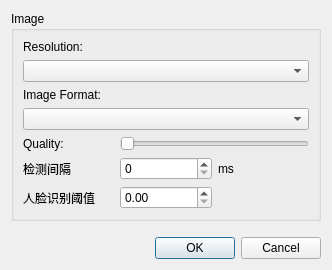
<?xml version="1.0" encoding="UTF-8"?>
<ui version="4.0">
 <class>ImageSettingsUi</class>
 <widget class="QDialog" name="ImageSettingsUi">
  <property name="geometry">
   <rect>
    <x>0</x>
    <y>0</y>
    <width>332</width>
    <height>270</height>
   </rect>
  </property>
  <property name="windowTitle">
   <string>Image Settings</string>
  </property>
  <layout class="QGridLayout" name="gridLayout">
   <item row="0" column="0">
    <widget class="QGroupBox" name="groupBox_2">
     <property name="title">
      <string>Image</string>
     </property>
     <layout class="QGridLayout" name="gridLayout_2">
      <item row="6" column="0">
       <widget class="QLabel" name="label">
        <property name="text">
         <string>检测间隔</string>
        </property>
       </widget>
      </item>
      <item row="8" column="1">
       <widget class="QDoubleSpinBox" name="threshold"/>
      </item>
      <item row="2" column="0" colspan="3">
       <widget class="QLabel" name="label_6">
        <property name="text">
         <string>Image Format:</string>
        </property>
       </widget>
      </item>
      <item row="8" column="0">
       <widget class="QLabel" name="label_2">
        <property name="text">
         <string>人脸识别阈值</string>
        </property>
       </widget>
      </item>
      <item row="1" column="0" colspan="3">
       <widget class="QComboBox" name="imageResolutionBox"/>
      </item>
      <item row="3" column="0" colspan="3">
       <widget class="QComboBox" name="imageCodecBox"/>
      </item>
      <item row="4" column="0">
       <widget class="QLabel" name="label_7">
        <property name="text">
         <string>Quality:</string>
        </property>
       </widget>
      </item>
      <item row="4" column="1" colspan="2">
       <widget class="QSlider" name="imageQualitySlider">
        <property name="maximum">
         <number>4</number>
        </property>
        <property name="orientation">
         <enum>Qt::Horizontal</enum>
        </property>
       </widget>
      </item>
      <item row="0" column="0" colspan="3">
       <widget class="QLabel" name="label_8">
        <property name="text">
         <string>Resolution:</string>
        </property>
       </widget>
      </item>
      <item row="6" column="2">
       <widget class="QLabel" name="label_3">
        <property name="text">
         <string>ms</string>
        </property>
       </widget>
      </item>
      <item row="6" column="1">
       <widget class="QSpinBox" name="detectInterval">
        <property name="maximum">
         <number>5000</number>
        </property>
       </widget>
      </item>
     </layout>
    </widget>
   </item>
   <item row="1" column="0">
    <spacer name="verticalSpacer">
     <property name="orientation">
      <enum>Qt::Vertical</enum>
     </property>
     <property name="sizeHint" stdset="0">
      <size>
       <width>20</width>
       <height>14</height>
      </size>
     </property>
    </spacer>
   </item>
   <item row="2" column="0">
    <widget class="QDialogButtonBox" name="buttonBox">
     <property name="orientation">
      <enum>Qt::Horizontal</enum>
     </property>
     <property name="standardButtons">
      <set>QDialogButtonBox::Cancel|QDialogButtonBox::Ok</set>
     </property>
    </widget>
   </item>
  </layout>
 </widget>
 <resources/>
 <connections>
  <connection>
   <sender>buttonBox</sender>
   <signal>accepted()</signal>
   <receiver>ImageSettingsUi</receiver>
   <slot>accept()</slot>
   <hints>
    <hint type="sourcelabel">
     <x>322</x>
     <y>272</y>
    </hint>
    <hint type="destinationlabel">
     <x>44</x>
     <y>230</y>
    </hint>
   </hints>
  </connection>
  <connection>
   <sender>buttonBox</sender>
   <signal>rejected()</signal>
   <receiver>ImageSettingsUi</receiver>
   <slot>reject()</slot>
   <hints>
    <hint type="sourcelabel">
     <x>405</x>
     <y>262</y>
    </hint>
    <hint type="destinationlabel">
     <x>364</x>
     <y>227</y>
    </hint>
   </hints>
  </connection>
 </connections>
</ui>
